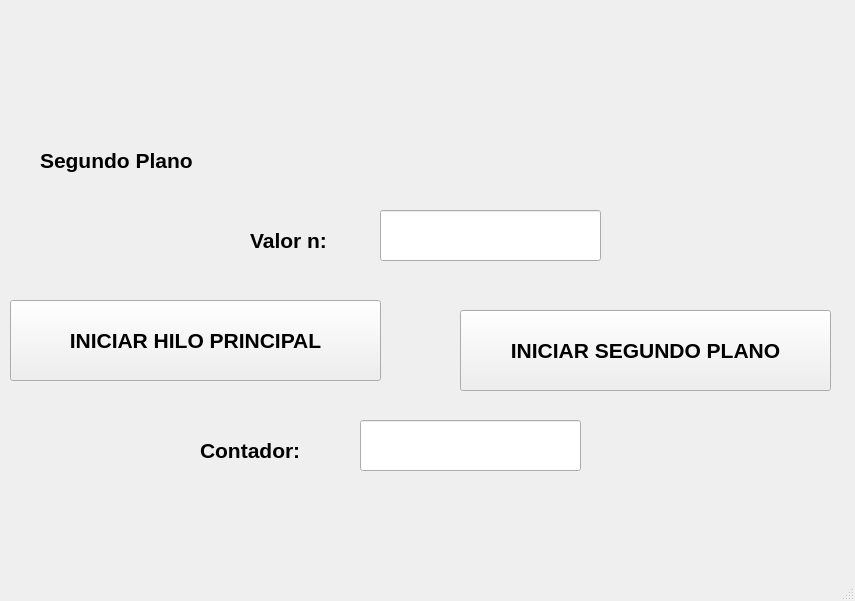
<?xml version="1.0" encoding="UTF-8"?>
<ui version="4.0">
 <class>MainWindow</class>
 <widget class="QMainWindow" name="MainWindow">
  <property name="geometry">
   <rect>
    <x>0</x>
    <y>0</y>
    <width>855</width>
    <height>601</height>
   </rect>
  </property>
  <property name="windowTitle">
   <string>MainWindow</string>
  </property>
  <widget class="QWidget" name="centralwidget">
   <widget class="QLabel" name="label">
    <property name="geometry">
     <rect>
      <x>40</x>
      <y>140</y>
      <width>381</width>
      <height>41</height>
     </rect>
    </property>
    <property name="font">
     <font>
      <pointsize>16</pointsize>
      <weight>75</weight>
      <bold>true</bold>
     </font>
    </property>
    <property name="text">
     <string>Segundo Plano</string>
    </property>
   </widget>
   <widget class="QLabel" name="label_3">
    <property name="geometry">
     <rect>
      <x>20</x>
      <y>20</y>
      <width>231</width>
      <height>91</height>
     </rect>
    </property>
    <property name="text">
     <string/>
    </property>
    <property name="pixmap">
     <pixmap resource="archivo_recursos.qrc">:/Intro/UAT-Logotipo202.png</pixmap>
    </property>
    <property name="scaledContents">
     <bool>true</bool>
    </property>
   </widget>
   <widget class="QLabel" name="label_4">
    <property name="geometry">
     <rect>
      <x>610</x>
      <y>10</y>
      <width>231</width>
      <height>91</height>
     </rect>
    </property>
    <property name="text">
     <string/>
    </property>
    <property name="pixmap">
     <pixmap resource="archivo_recursos.qrc">:/Intro/FI_LOGO.png</pixmap>
    </property>
    <property name="scaledContents">
     <bool>true</bool>
    </property>
   </widget>
   <widget class="QLabel" name="label_6">
    <property name="geometry">
     <rect>
      <x>250</x>
      <y>220</y>
      <width>131</width>
      <height>41</height>
     </rect>
    </property>
    <property name="font">
     <font>
      <pointsize>16</pointsize>
      <weight>75</weight>
      <bold>true</bold>
     </font>
    </property>
    <property name="text">
     <string>Valor n:</string>
    </property>
   </widget>
   <widget class="QLabel" name="label_7">
    <property name="geometry">
     <rect>
      <x>200</x>
      <y>430</y>
      <width>151</width>
      <height>41</height>
     </rect>
    </property>
    <property name="font">
     <font>
      <pointsize>16</pointsize>
      <weight>75</weight>
      <bold>true</bold>
     </font>
    </property>
    <property name="text">
     <string>Contador:</string>
    </property>
   </widget>
   <widget class="QLineEdit" name="txt_n">
    <property name="geometry">
     <rect>
      <x>380</x>
      <y>210</y>
      <width>221</width>
      <height>51</height>
     </rect>
    </property>
    <property name="font">
     <font>
      <pointsize>16</pointsize>
     </font>
    </property>
    <property name="alignment">
     <set>Qt::AlignCenter</set>
    </property>
   </widget>
   <widget class="QLineEdit" name="txt_contador">
    <property name="geometry">
     <rect>
      <x>360</x>
      <y>420</y>
      <width>221</width>
      <height>51</height>
     </rect>
    </property>
    <property name="font">
     <font>
      <pointsize>16</pointsize>
     </font>
    </property>
    <property name="alignment">
     <set>Qt::AlignCenter</set>
    </property>
   </widget>
   <widget class="QPushButton" name="btn_hiloPrincipal">
    <property name="geometry">
     <rect>
      <x>10</x>
      <y>300</y>
      <width>371</width>
      <height>81</height>
     </rect>
    </property>
    <property name="font">
     <font>
      <pointsize>16</pointsize>
      <weight>75</weight>
      <bold>true</bold>
     </font>
    </property>
    <property name="text">
     <string>INICIAR HILO PRINCIPAL</string>
    </property>
   </widget>
   <widget class="QPushButton" name="btn_segundoPlano">
    <property name="geometry">
     <rect>
      <x>460</x>
      <y>310</y>
      <width>371</width>
      <height>81</height>
     </rect>
    </property>
    <property name="font">
     <font>
      <pointsize>16</pointsize>
      <weight>75</weight>
      <bold>true</bold>
     </font>
    </property>
    <property name="text">
     <string>INICIAR SEGUNDO PLANO</string>
    </property>
   </widget>
  </widget>
  <widget class="QMenuBar" name="menubar">
   <property name="geometry">
    <rect>
     <x>0</x>
     <y>0</y>
     <width>855</width>
     <height>26</height>
    </rect>
   </property>
  </widget>
  <widget class="QStatusBar" name="statusbar"/>
 </widget>
 <resources>
  <include location="archivo_recursos.qrc"/>
 </resources>
 <connections/>
</ui>
